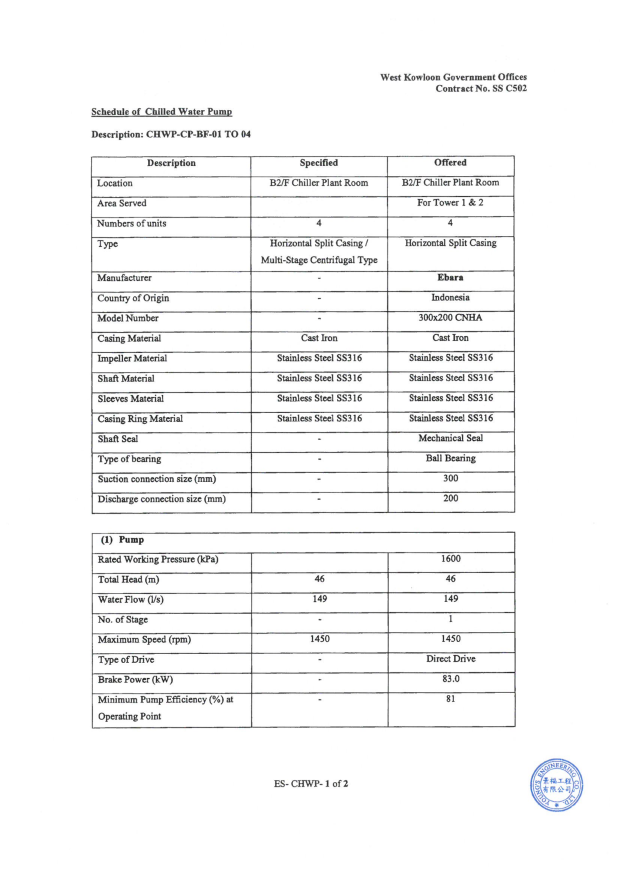
#> input picture pdf_pages/page_1.png, 2480 x 3505 px (shown at 1/4 size)
$ python document_ocr.py
#> lines starting #> are read from the running program, lines starting #| are printed output that depends on the picture; after the words box and inside, x2 and y2 are one past the last pixel; in counts of white or black regions, pixels touching at a corner belong together
# document_ocr.py
import cv2
import pytesseract
import numpy as np
from PIL import Image

# -----------------------------
# CONFIG
# -----------------------------
TABLE_LINE_THRESHOLD = 5000   # tune once if needed
MIN_CELL_WIDTH = 80
MIN_CELL_HEIGHT = 25
TABLE_COLUMNS = 3             # Description | Specified | Offered

# -----------------------------
# TABLE DETECTION
# -----------------------------
def is_table(image_path):
#> called with image_path = 'pdf_pages/page_1.png'
    img = cv2.imread(image_path, 0)
#> img: shape (3505, 2480); min 8, max 255, mean 245
    _, bw = cv2.threshold(img, 180, 255, cv2.THRESH_BINARY_INV)
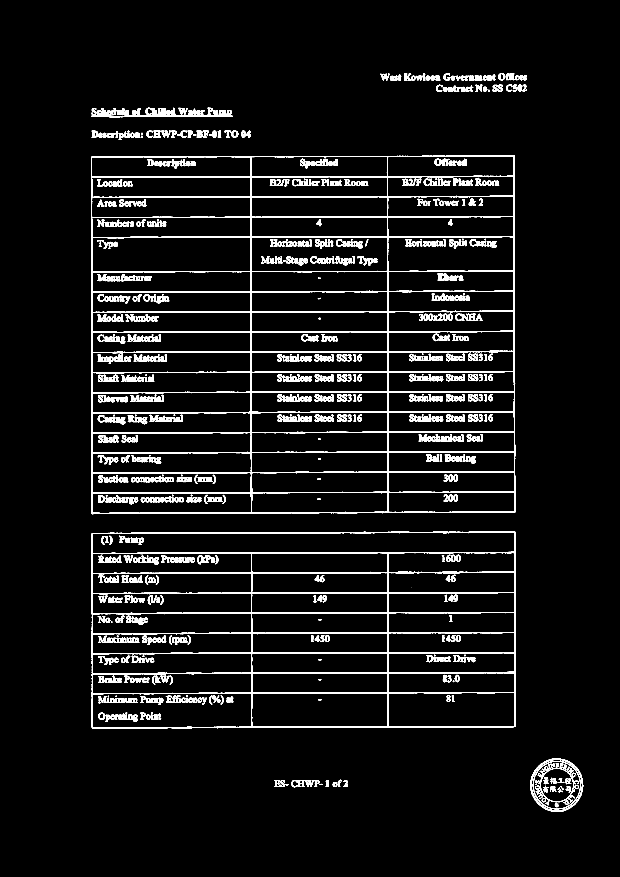
#> bw: shape (3505, 2480) (shown at 1/4 size); 5.4% white; 795 white regions (10 under 20 px), largest, box (x1, y1, x2, y2) and area: (364, 622, 2061, 2057) 153887, (367, 2126, 2063, 2914) 84892, (2121, 3034, 2333, 3247) 3597

    horizontal = cv2.morphologyEx(
        bw, cv2.MORPH_OPEN,
        cv2.getStructuringElement(cv2.MORPH_RECT, (40, 1))
    )
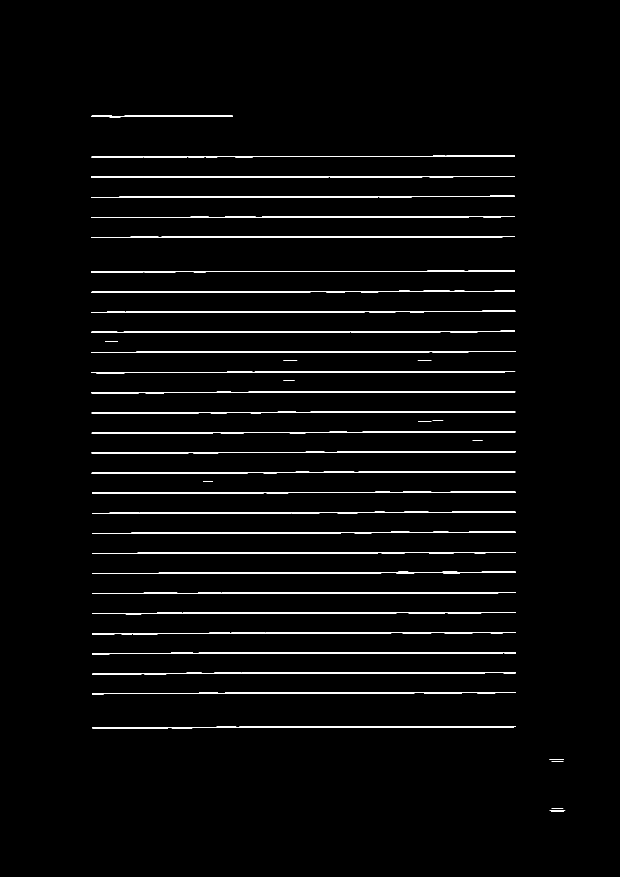
#> horizontal: shape (3505, 2480) (shown at 1/4 size); 2.3% white; 41 white regions, largest, box (x1, y1, x2, y2) and area: (368, 2046, 2062, 2056) 7473, (367, 1886, 2061, 1895) 7436, (367, 1646, 2061, 1655) 7340
    vertical = cv2.morphologyEx(
        bw, cv2.MORPH_OPEN,
        cv2.getStructuringElement(cv2.MORPH_RECT, (1, 40))
    )
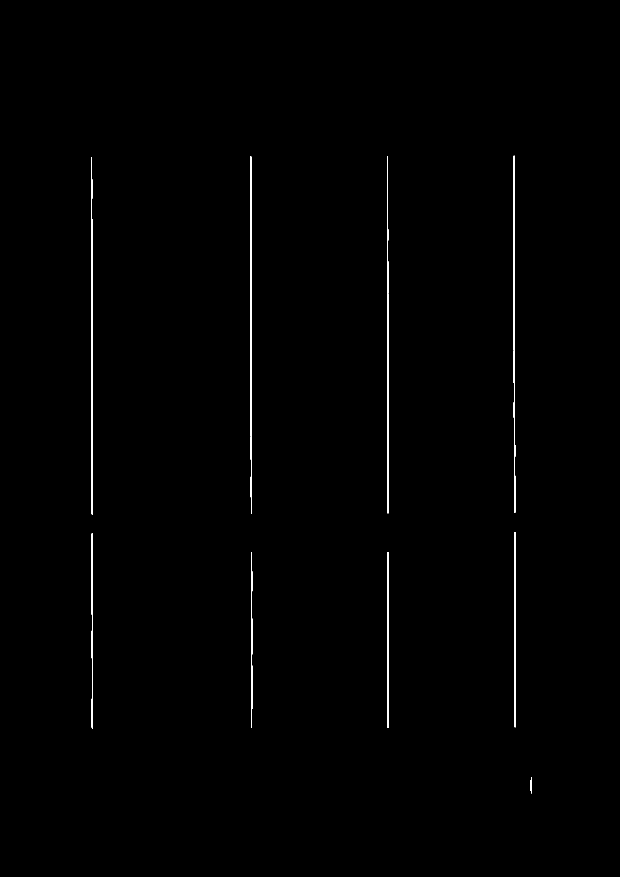
#> vertical: shape (3505, 2480) (shown at 1/4 size); 0.41% white; 9 white regions, largest, box (x1, y1, x2, y2) and area: (2054, 623, 2061, 2052) 5917, (1001, 626, 1008, 2055) 5891, (1548, 626, 1555, 2053) 5858

    return (cv2.countNonZero(horizontal) +
            cv2.countNonZero(vertical)) > TABLE_LINE_THRESHOLD


# -----------------------------
# PARAGRAPH OCR
# -----------------------------
# [6 lines left out: function ocr_paragraph, not called in this run]


# -----------------------------
# TABLE OCR HELPERS
# -----------------------------
def extract_cells(gray):
    _, bw = cv2.threshold(gray, 180, 255, cv2.THRESH_BINARY_INV)

    horizontal = cv2.morphologyEx(
        bw, cv2.MORPH_OPEN,
        cv2.getStructuringElement(cv2.MORPH_RECT, (40, 1))
    )
    vertical = cv2.morphologyEx(
        bw, cv2.MORPH_OPEN,
        cv2.getStructuringElement(cv2.MORPH_RECT, (1, 40))
    )

    grid = cv2.add(horizontal, vertical)
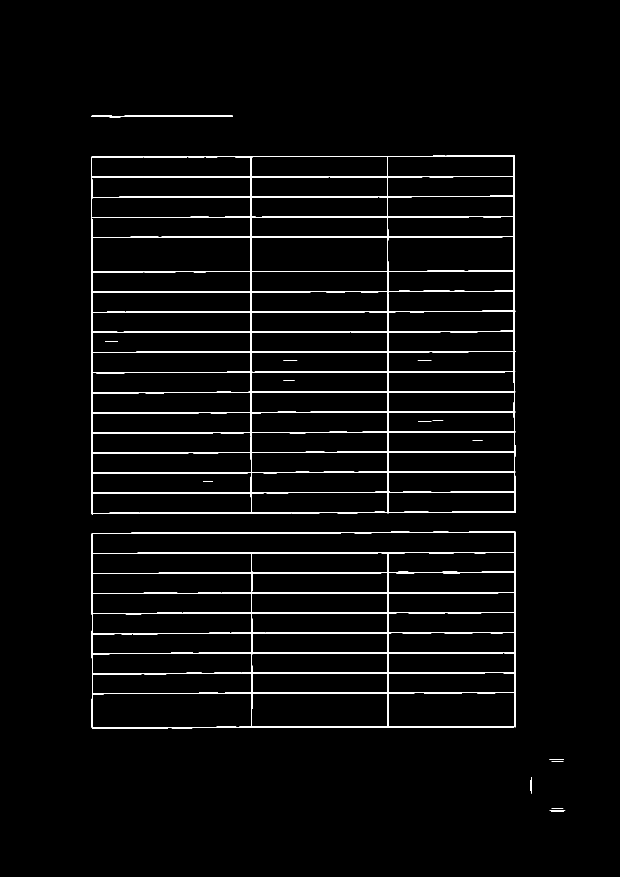
#> grid: shape (3505, 2480) (shown at 1/4 size); 2.6% white; 16 white regions

    contours, _ = cv2.findContours(
        grid, cv2.RETR_TREE, cv2.CHAIN_APPROX_SIMPLE
    )
#> contours = 92 contours, 8 with area under 20; largest, box (x1, y1, x2, y2) and area: (364, 622, 2062, 2058) 2416994, (367, 2127, 2064, 2915) 1322423, (369, 2130, 2058, 2214) 130541, (368, 949, 1003, 1087) 85561, (369, 2774, 1006, 2912) 84758

    cells = []
    for cnt in contours:
        x, y, w, h = cv2.boundingRect(cnt)
        if w > MIN_CELL_WIDTH and h > MIN_CELL_HEIGHT:
            cells.append((x, y, w, h))
#> this loop made 92 passes
#> (x, y, w, h) on passes 1, 3, 5, 6, 7, 8, 9, 10, 11, 12, 13, 14: (2198, 3242, 63, 3), (2123, 3108, 4, 67), (2197, 3036, 59, 3), (367, 2127, 1697, 788), (369, 2774, 637, 138), (1007, 2772, 545, 136), (1553, 2771, 507, 136), (370, 2693, 636, 81), (1008, 2692, 544, 80), (1553, 2691, 506, 79), (370, 2614, 636, 82), (1007, 2612, 545, 80)
#> (cnt, x, y, w, h) on passes 2, 4, 37, 46, 50, 51: ([[2206, 3234], [2252, 3234]], 2206, 3234, 47, 1), ([[2206, 3046], [2253, 3046]], 2206, 3046, 48, 1), ([[812, 1926], [851, 1926]], 812, 1926, 40, 1), ([[1890, 1760], [1930, 1760]], 1890, 1760, 41, 1), ([[1672, 1684], [1725, 1684]], 1672, 1684, 54, 1), ([[1730, 1682], [1772, 1682]], 1730, 1682, 43, 1)
#> after the loop, cells = 78 items, first 6: (367, 2127, 1697, 788), (369, 2774, 637, 138), (1007, 2772, 545, 136), (1553, 2771, 507, 136), (370, 2693, 636, 81), (1008, 2692, 544, 80)

    return sorted(cells, key=lambda b: (b[1], b[0]))


def ocr_table(image_path, columns=TABLE_COLUMNS):
    gray = cv2.imread(image_path, 0)
    cells = extract_cells(gray)
#> cells = 78 items, first 6: (364, 622, 1698, 1436), (1551, 624, 505, 82), (1004, 626, 545, 81), (366, 627, 637, 81), (1550, 705, 505, 81), (1004, 707, 545, 81)

    table = []
    row = []

    for i, (x, y, w, h) in enumerate(cells):
        cell_img = gray[y:y+h, x:x+w]

        text = pytesseract.image_to_string(
            cell_img,
            config="--psm 6 -c preserve_interword_spaces=1"
        ).strip()

        row.append(text)

        if (i + 1) % columns == 0:
            table.append(row)
            row = []
#> this loop made 1 pass
#> pass 1, in ocr_table, `cell_img = gray[y:y+h, x:x+w]`:
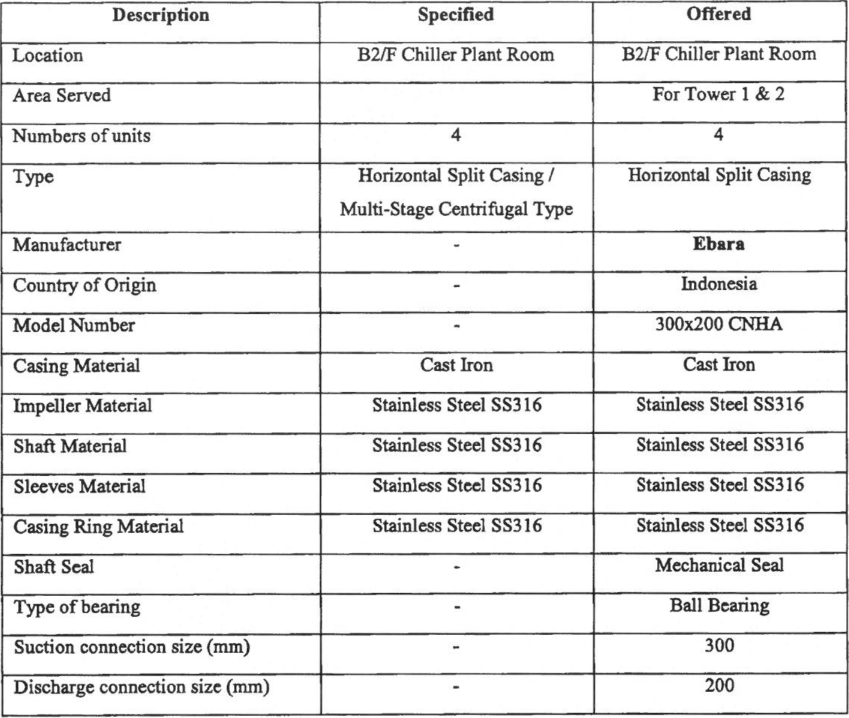
#> cell_img: shape (1436, 1698) (shown at 1/2 size); min 10, max 255, mean 232.6
#> after the loop, table = []

    return table


# -----------------------------
# MAIN PIPELINE
# -----------------------------
def process_image(image_path):
    if is_table(image_path):
        return {
            "type": "table",
            "data": ocr_table(image_path)
        }
    else:
        return {
            "type": "paragraph",
            "data": ocr_paragraph(image_path)
        }


# -----------------------------
# SIMPLE QUESTION ANSWERING
# -----------------------------
# [50 lines left out: functions ask_table, ask_paragraph, print_table, print_paragraph, not called in this run]

# -----------------------------
# EXAMPLE USAGE
# -----------------------------
if __name__ == "__main__":
    IMAGE = "pdf_pages/page_1.png"
#> (the run stopped early here; a loop or call above may not have finished)

$ run again, with pdf_pages/page_2.png copied over pdf_pages/page_1.png
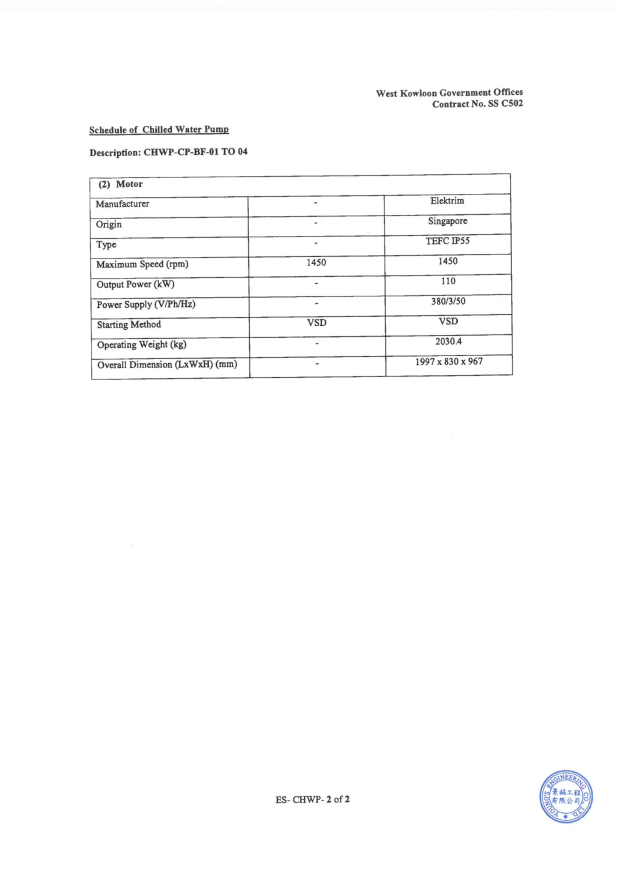
#> input picture pdf_pages/page_2.png, 2480 x 3505 px (shown at 1/4 size)
#> in is_table, `_, bw = cv2.threshold(img, 180, 255, cv2.THRESH_BINARY_INV)`:
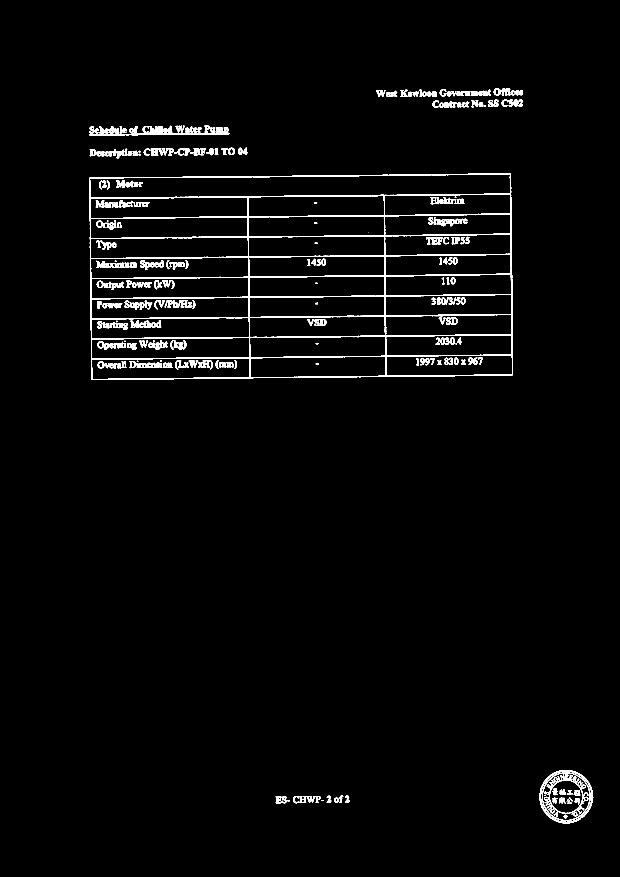
#> bw: shape (3505, 2480) (shown at 1/4 size); 2.1% white; 331 white regions (6 under 20 px), largest, box (x1, y1, x2, y2) and area: (358, 693, 2052, 1519) 87364, (2158, 3080, 2373, 3294) 3821, (357, 509, 917, 542) 3295
#> horizontal: shape (3505, 2480); 0.87% white; 21 white regions, largest, box (x1, y1, x2, y2) and area: (359, 854, 2047, 876) 6800, (364, 1256, 2051, 1278) 6746, (365, 1418, 2052, 1439) 6657
#> vertical: shape (3505, 2480); 0.14% white; 7 white regions, largest, box (x1, y1, x2, y2) and area: (2040, 694, 2052, 1502) 3443, (990, 786, 1001, 1515) 3003, (1536, 780, 1546, 1508) 2777
#> grid: shape (3505, 2480); 1% white; 14 white regions
#> contours = 42 contours, 8 with area under 20; largest, box (x1, y1, x2, y2) and area: (358, 693, 2053, 1520) 1361084, (359, 696, 2041, 792) 130506, (366, 1351, 998, 1436) 49247, (363, 1029, 995, 1114) 49139, (360, 788, 992, 874) 49072
#> the loop in extract_cells, `for cnt in contours:` made 42 passes
#> (x, y, w, h) on passes 1, 5, 7, 8, 9, 11, 12, 13: (2234, 3288, 63, 4), (2160, 3152, 4, 69), (2231, 3082, 67, 4), (358, 693, 1695, 827), (366, 1432, 632, 85), (1000, 1426, 543, 84), (1544, 1421, 505, 83), (366, 1351, 632, 85)
#> after the loop in extract_cells, `for cnt in contours:`: cells = 29 items, first 6: (358, 693, 1695, 827), (366, 1432, 632, 85), (1000, 1426, 543, 84), (1544, 1421, 505, 83), (366, 1351, 632, 85), (999, 1346, 543, 84)
#> in ocr_table, `cells = extract_cells(gray)`: cells = 29 items, first 6: (358, 693, 1695, 827), (359, 696, 1682, 96), (1538, 777, 504, 85), (993, 783, 544, 84), (360, 788, 632, 86), (1538, 858, 506, 84)
#> the loop in ocr_table, `for i, (x, y, w, h) in enumerate(cells):` made 1 pass
#> pass 1, in ocr_table, `cell_img = gray[y:y+h, x:x+w]`:
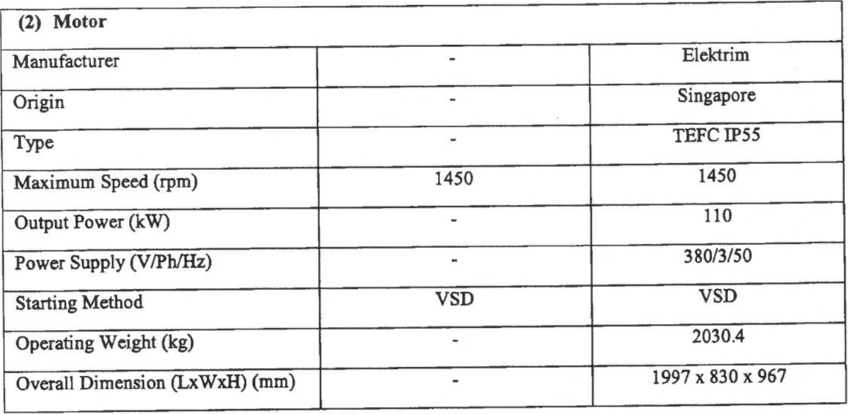
#> cell_img: shape (827, 1695) (shown at 1/2 size); min 16, max 255, mean 236.8
#> after the loop in ocr_table, `for i, (x, y, w, h) in enumerate(cells):`: table = []
